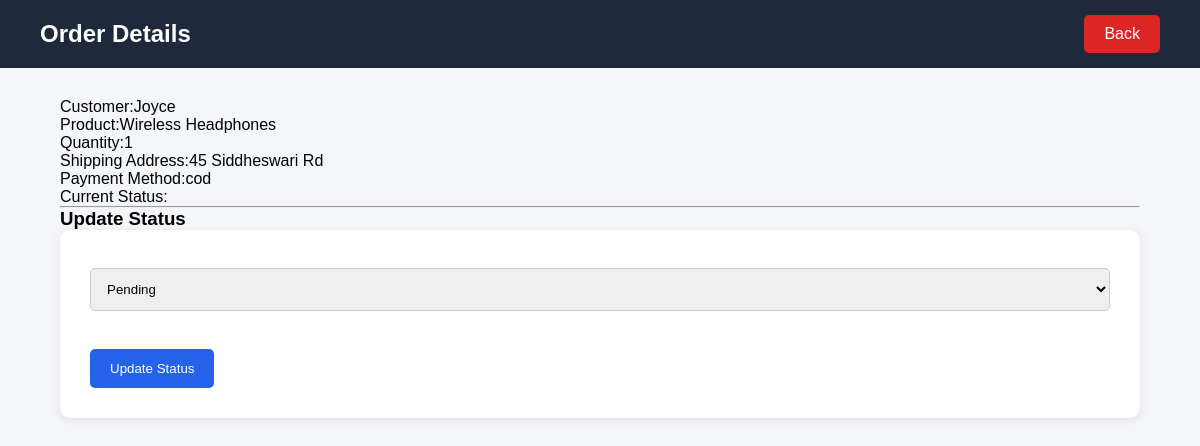
The page /Seller/order_details.php?id=1 (signed in) on the database its author committed.
### tables this page shows
CREATE TABLE `order_items` (
  `id` int(10) UNSIGNED NOT NULL,
  `order_id` int(10) UNSIGNED NOT NULL,
  `product_id` int(10) UNSIGNED NOT NULL,
  `quantity` int(10) UNSIGNED NOT NULL,
  `unit_price` decimal(10,2) NOT NULL,
  `line_total` decimal(10,2) NOT NULL,
  `created_at` timestamp NOT NULL DEFAULT current_timestamp()
);

CREATE TABLE `users` (
  `id` int(10) UNSIGNED NOT NULL,
  `name` varchar(120) NOT NULL,
  `email` varchar(190) NOT NULL,
  `password_hash` varchar(255) NOT NULL,
  `phone` varchar(30) DEFAULT NULL,
  `profile_image_path` varchar(255) DEFAULT NULL,
  `role` enum('customer','seller','admin','delivery_agent') NOT NULL DEFAULT 'customer',
  `is_active` tinyint(1) NOT NULL DEFAULT 1,
  `created_at` timestamp NOT NULL DEFAULT current_timestamp(),
  `updated_at` timestamp NOT NULL DEFAULT current_timestamp() ON UPDATE current_timestamp()
);

CREATE TABLE `products` (
  `id` int(10) UNSIGNED NOT NULL,
  `seller_id` int(10) UNSIGNED NOT NULL,
  `category_id` int(10) UNSIGNED DEFAULT NULL,
  `name` varchar(180) NOT NULL,
  `slug` varchar(220) NOT NULL,
  `description` text DEFAULT NULL,
  `price` decimal(10,2) NOT NULL DEFAULT 0.00,
  `stock_qty` int(10) UNSIGNED NOT NULL DEFAULT 0,
  `primary_image_path` varchar(255) DEFAULT NULL,
  `status` enum('draft','active','inactive','out_of_stock') NOT NULL DEFAULT 'active',
  `created_at` timestamp NOT NULL DEFAULT current_timestamp(),
  `updated_at` timestamp NOT NULL DEFAULT current_timestamp() ON UPDATE current_timestamp()
);

CREATE TABLE `orders` (
  `id` int(10) UNSIGNED NOT NULL,
  `order_number` varchar(40) NOT NULL,
  `customer_id` int(10) UNSIGNED NOT NULL,
  `coupon_id` int(10) UNSIGNED DEFAULT NULL,
  `delivery_zone_id` int(10) UNSIGNED DEFAULT NULL,
  `subtotal` decimal(10,2) NOT NULL DEFAULT 0.00,
  `discount_amount` decimal(10,2) NOT NULL DEFAULT 0.00,
  `delivery_fee` decimal(10,2) NOT NULL DEFAULT 0.00,
  `total_amount` decimal(10,2) NOT NULL DEFAULT 0.00,
  `status` enum('pending','processing','shipped','delivered','cancelled','returned') NOT NULL DEFAULT 'pending',
  `payment_method` enum('cod','card','bkash','nagad') NOT NULL DEFAULT 'cod',
  `payment_status` enum('pending','paid','failed','refunded') NOT NULL DEFAULT 'pending',
  `shipping_name` varchar(120) DEFAULT NULL,
  `shipping_phone` varchar(30) DEFAULT NULL,
  `shipping_address` varchar(255) DEFAULT NULL,
  `shipping_city` varchar(120) DEFAULT NULL,
  `created_at` timestamp NOT NULL DEFAULT current_timestamp(),
  `updated_at` timestamp NOT NULL DEFAULT current_timestamp() ON UPDATE current_timestamp()
);

### Seller/OrderModel.php (called while the page is built, shortened)
<?php
class OrderModel
{
    private $conn;
    public function __construct($conn)
    {
        $this->conn = $conn;
    }
    public function getSingleOrder($id)
    {
        $sql = "SELECT
                    oi.*,
                    p.name AS product_name,
                    o.shipping_address,
                    o.payment_method,
                    u.name AS customer_name
                FROM order_items oi
                JOIN products p
                ON oi.product_id = p.id
                JOIN orders o
                ON oi.order_id = o.id
                JOIN users u
                ON o.customer_id = u.id
                WHERE oi.id=?";
        $stmt = $this->conn->prepare($sql);
        $stmt->bind_param("i",$id);
        $stmt->execute();
        return $stmt->get_result()->fetch_assoc();
    }
}
?>

### Seller/order_details.php (the view, shortened to what this page needs)
<!DOCTYPE html>
<html>
<head>
<link rel="stylesheet" href="style.css">
</head>
<body>
<?php
require_once("database.php");
require_once("OrderModel.php");
$model = new OrderModel($conn);
$order = $model->getSingleOrder($_GET['id']);
?>
<div class="navbar">
<h2>Order Details</h2>
<a href="dashboard.php" class="btn btn-delete">Back</a>
</div>
<div class="container">
<p>Customer:<?php echo $order['customer_name']; ?></p>
<p>Product:<?php echo $order['product_name']; ?></p>
<p>Quantity:<?php echo $order['quantity']; ?></p>
<p>Shipping Address:<?php echo $order['shipping_address']; ?></p>
<p>Payment Method:<?php echo $order['payment_method']; ?></p>
<p>Current Status:<?php echo $order['item_status']; ?></p>
<hr>
<h3>Update Status</h3>
<form action="OrderController.php" method="POST">
    <select name="status">
        <option value="pending">Pending</option>
    </select>
    <br><br>
    <button type="submit" name="update_status">Update Status</button>
</form>
</div>
</body>
</html>

### Seller/style.css (style rules this page uses)
* { margin:0; padding:0; box-sizing:border-box; font-family:Arial; }
body { background:#f4f6f9; }
.navbar { background:#1e293b; color:white; padding:15px 40px; display:flex; justify-content:space-between; align-items:center; }
.navbar h2 { font-size:24px; }
.navbar a { color:white; text-decoration:none; background:#dc2626; padding:10px 20px; border-radius:5px; }
.container { width:90%; margin:auto; margin-top:30px; }
.btn { padding:8px 14px; border:none; border-radius:5px; cursor:pointer; text-decoration:none; color:white; }
.btn-delete { background:#dc2626; }
form { background:white; padding:30px; border-radius:10px; box-shadow:0px 2px 8px rgba(0,0,0,0.1); }
form input, form textarea, form select { width:100%; padding:12px; margin-top:8px; margin-bottom:20px; border:1px solid #ccc; border-radius:5px; }
form button { background:#2563eb; color:white; border:none; padding:12px 20px; border-radius:5px; cursor:pointer; }

### rows shown on the page
order_items: users.name "Joyce", product.name "Wireless Headphones", quantity "1", order.shipping_address "45 Siddheswari Rd", order.payment_method "cod"
